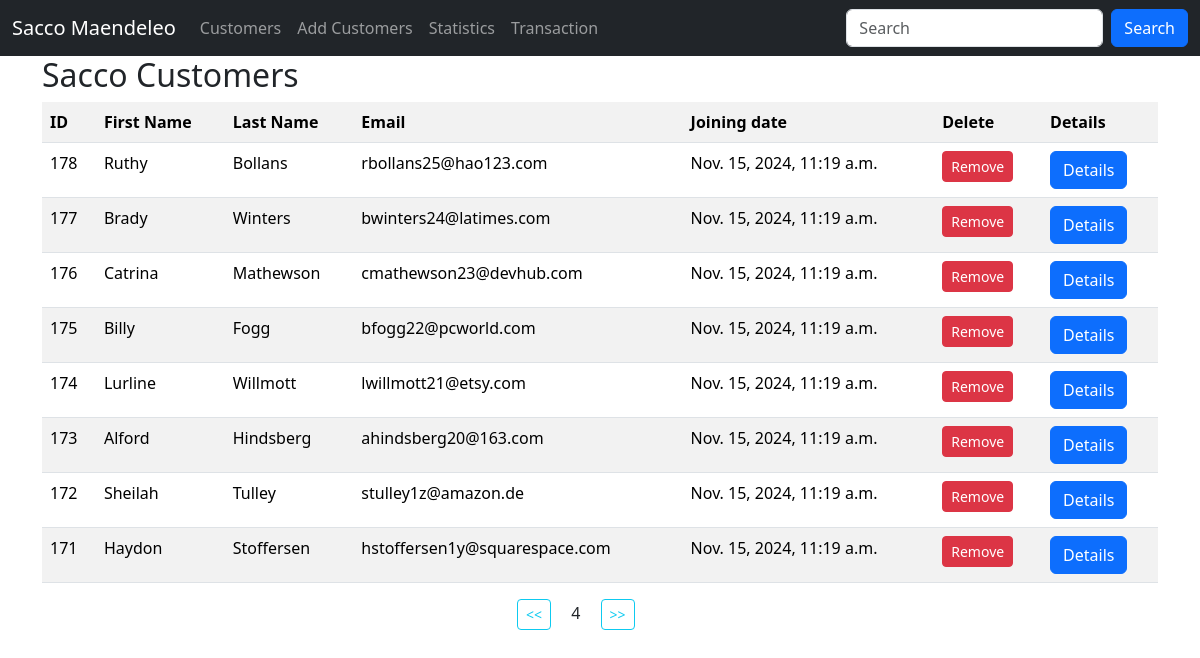
/?page=4, run on the app's committed database.
### app/models.py (models this page shows, shortened)
class Customer(models.Model):
    first_name = models.CharField(max_length=30)
    last_name = models.CharField(max_length=30)
    email = models.EmailField(unique=True)
    dob = models.DateField()
    gender = models.CharField(max_length=10)
    weight = models.IntegerField(default=0)
    created_at = models.DateTimeField(auto_now_add=True)
    update_at = models.DateTimeField(auto_now=True)
    class Meta:
        db_table = 'customers'

### app/views.py (the view)
# urls.py: path('', views.customers, name='customers'),
def customers(request):
    data = Customer.objects.all().order_by(
        '-id').values()  # ORM-object relational marker select everything from customers
    paginator = Paginator(data, 8)
    page_number = request.GET.get('page', 1)
    try:
        paginated_data = paginator.page(page_number)
    except PageNotAnInteger | EmptyPage:
        paginated_data = paginator.page(1)
    return render(request, 'customers.html', {'data': paginated_data})

### templates/customers.html (shortened to what this page needs)
{% extends 'master.html' %}
{% block content %}
    <div class="container">
        <h2>Sacco Customers</h2>
        <table class="table table-striped">
            <tr>
                <th>ID</th>
                <th>First Name</th>
                <th>Last Name</th>
                <th>Email</th>
                <th>Joining date</th>
                <th>Delete</th>
                <th>Details</th>
            </tr>
            {% for customer in data.object_list %}
                <tr>
                    <td>{{ customer.id }}</td>
                    <td>{{ customer.first_name }}</td>
                    <td>{{ customer.last_name }}</td>
                    <td>{{ customer.email }}</td>
                    <td>{{ customer.created_at }}</td>
                    <td>
                        <a href="{% url 'remove_customer' customer.id %}" class="btn btn-danger btn-sm">Remove</a>
                    </td>
                    <td>
                        <a href="{% url 'customer_details' customer.id %}" class="btn btn-primary bt-sm ">Details</a>
                    </td>
                </tr>
            {% empty %}
                <p>No customers in the sacco</p>
            {% endfor %}
        </table>
        <div class="row justify-content-center">
            <div class="col-sm-2">
                {% if data.has_previous %}
                    <a class="btn btn-outline-info btn-sm" href="?page={{ data.previous_page_number }}"> << </a>
                {% endif %}
                <span class="mx-3" >{{ data.number }}</span>
                {% if data.has_next %}
                    <a class="btn btn-outline-info btn-sm" href="?page={{ data.next_page_number }}"> >> </a>
                {% endif %}
            </div>
        </div>
    </div>
{% endblock %}

### data on the page
Customer: id "178", first_name "Ruthy", last_name "Bollans", email "rbollans25@hao123.com", created_at "Nov. 15, 2024, 11:19 a.m."
Customer: id "177", first_name "Brady", last_name "Winters", email "bwinters24@latimes.com", created_at "Nov. 15, 2024, 11:19 a.m."
Customer: id "176", first_name "Catrina", last_name "Mathewson", email "cmathewson23@devhub.com", created_at "Nov. 15, 2024, 11:19 a.m."
Customer: id "175", first_name "Billy", last_name "Fogg", email "bfogg22@pcworld.com", created_at "Nov. 15, 2024, 11:19 a.m."
Customer: id "174", first_name "Lurline", last_name "Willmott", email "lwillmott21@etsy.com", created_at "Nov. 15, 2024, 11:19 a.m."
Customer: id "173", first_name "Alford", last_name "Hindsberg", email "ahindsberg20@163.com", created_at "Nov. 15, 2024, 11:19 a.m."
Customer: id "172", first_name "Sheilah", last_name "Tulley", email "stulley1z@amazon.de", created_at "Nov. 15, 2024, 11:19 a.m."
Customer: id "171", first_name "Haydon", last_name "Stoffersen", email "hstoffersen1y@squarespace.com", created_at "Nov. 15, 2024, 11:19 a.m."

### other printed values
{{ data.number }} "4"
